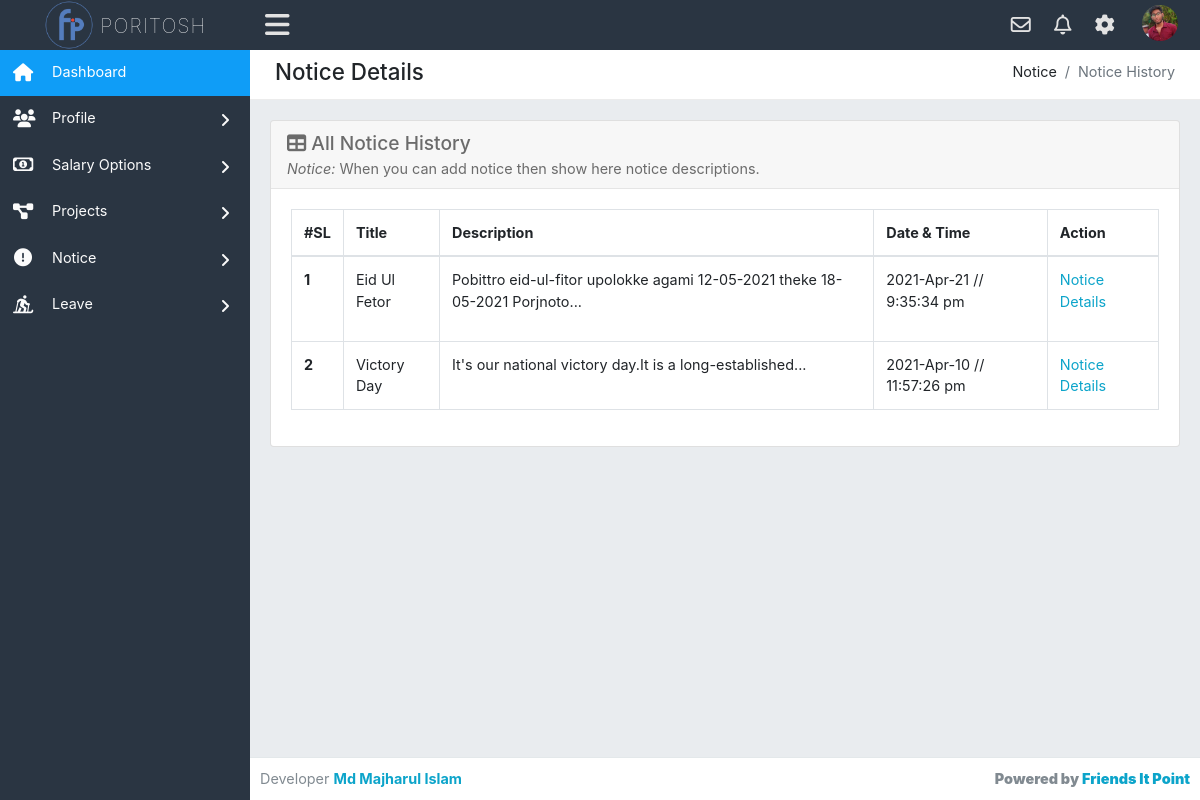
The app's page /noticeHistory.php (signed in) with its own data.
### tables this page shows
CREATE TABLE `employee_info` (
  `id` int(11) NOT NULL,
  `employee_id` int(50) NOT NULL,
  `emp_fullname` varchar(100) NOT NULL,
  `emp_mail` varchar(50) NOT NULL,
  `emp_phone` int(20) NOT NULL,
  `emp_designation` varchar(50) NOT NULL,
  `emp_salary` varchar(50) NOT NULL,
  `emp_address` varchar(100) NOT NULL,
  `emp_password` varchar(150) NOT NULL,
  `emp_bio` varchar(1000) NOT NULL,
  `profile_pic` varchar(50) NOT NULL,
  `register_timedate` timestamp NOT NULL DEFAULT current_timestamp(),
  `total_salary` varchar(100) NOT NULL
);

CREATE TABLE `notice` (
  `notice_id` int(11) NOT NULL,
  `notice_title` varchar(200) NOT NULL,
  `notice_desc` varchar(255) NOT NULL,
  `notice_datetime` varchar(50) NOT NULL
);

### noticeHistory.php (the view, shortened to what this page needs)
<?php require_once('header.php'); ?>
<div class="row">
    <div class="col-xl-12">
        <div class="breadcrumb-holder">
            <h1 class="main-title float-left">Notice Details</h1>
            <ol class="breadcrumb float-right">
                <li class="breadcrumb-item">Notice</li>
                <li class="breadcrumb-item active">Notice History</li>
            </ol>
            <div class="clearfix"></div>
        </div>
    </div>
</div>
<div class="row">
	<div class="col-xs-12 col-sm-12">
        <div class="card mb-3">
            <div class="card-header">
                <h3><i class="fas fa-table"></i> All Notice History</h3>
                <i>Notice: </i> When you can add notice then show here notice descriptions.
            </div>
            <div class="card-body">
                <table class="table table-responsive-xl table-bordered">
                    <thead>
                        <tr>
                            <th scope="col">#SL</th>
                            <th scope="col">Title</th>
                            <th scope="col">Description</th>
                            <th scope="col">Date & Time</th>
                            <th scope="col">Action</th>
                        </tr>
                    </thead>
                    <tbody>
                      <?php
                          $stm = $pdo->prepare('SELECT * FROM notice ORDER BY notice_datetime DESC');
                          $stm->execute();
                          $result = $stm->fetchAll(PDO::FETCH_ASSOC);
                          $sl = 1;
                          foreach($result as $row) :
                       ?>
                        <tr>
                            <th scope="row"><?php echo $sl;$sl++; ?></th>
                            <td><?php echo $row['notice_title']; ?></td>
                            <td>
                              <?php
                                  $notice_desc = explode(" ", $row['notice_desc']);
                                  $short = array_slice($notice_desc,0,8);
                                  $final_desc = implode(" ",$short);
                                  echo $final_desc."...";
                                ?>
                            </td>
                            <td><?php echo $row['notice_datetime']; ?></td>
                            <td>
                                <a data-fancybox data-src="#hidden-content<?php echo $row['notice_id'];?>" href="javascript:;<?php echo $row['notice_id'];?>">Notice Details</a>&nbsp;
                            </td>
                        </tr>
                      <?php endforeach; ?>
                    </tbody>
                </table>
            </div>
        </div>
    </div>
</div>
<?php require_once('footer.php'); ?>

### header.php (shortened to what this page needs)
<?php require_once('config.php'); ?>
<!DOCTYPE html>
<html lang="en">
<head>
    <link href="assets/css/bootstrap.min.css" rel="stylesheet" type="text/css" />
    <link href="assets/font-awesome/css/all.css" rel="stylesheet" type="text/css" />
    <link rel="stylesheet" href="fancybox-master/dist/jquery.fancybox.min.css">
    <link rel="stylesheet" href="livedatetime/clock.css">
    <link rel="stylesheet" href="livedatetime/calendar.css">
    <link href='https://netdna.bootstrapcdn.com/font-awesome/3.2.1/css/font-awesome.css' rel='stylesheet' type='text/css'>
    <link rel="stylesheet" type="text/css" href="assets/css/dataTables.bootstrap.min.css" />
    <link rel="stylesheet" type="text/css" href="assets/plugins/datatables/datatables.min.css" />
    <link href="assets/css/style.css" rel="stylesheet" type="text/css" />
</head>
<body class="adminbody">
    <div id="main">
        <div class="headerbar">
            <?php
                $stm = $pdo->prepare('SELECT * FROM employee_info WHERE id=?');
                $stm->execute(array($_SESSION['logged_emp']));
                $rslt = $stm->fetchAll(PDO::FETCH_ASSOC);
                foreach($rslt as $row) :
            ?>
            <div class="headerbar-left">
                <a href="index.php" class="logo">
                    <img alt="Logo" src="assets/images/logo.png" />
                    <span><?php echo $row['emp_fullname']; ?></span>
                </a>
            </div>
            <nav class="navbar-custom">
                <ul class="list-inline float-right mb-0">
                    <li class="list-inline-item dropdown notif">
                        <a class="nav-link dropdown-toggle arrow-none" data-toggle="dropdown" href="#" aria-haspopup="false" aria-expanded="false">
                            <i class="far fa-envelope"></i>
                        </a>
                    </li>
                    <li class="list-inline-item dropdown notif">
                        <a class="nav-link dropdown-toggle arrow-none" data-toggle="dropdown" href="#" aria-haspopup="false" aria-expanded="false">
                            <i class="far fa-bell"></i>
                        </a>
                    </li>
                    <li class="list-inline-item dropdown notif">
                        <a class="nav-link dropdown-toggle arrow-none" data-toggle="dropdown" href="#" aria-haspopup="false" aria-expanded="false">
                            <i class="fas fa-cog"></i>
                        </a>
                    </li>
                    <li class="list-inline-item dropdown notif">
                        <a class="nav-link dropdown-toggle nav-user" data-toggle="dropdown" href="#" aria-haspopup="false" aria-expanded="false">
                            <?php if($row['profile_pic'] != 'avatar') : ?>
                            <img src="uploads/<?php echo $row['profile_pic']; ?>" alt="Profile image" class="avatar-rounded">
                            <?php else : ?>
                            <img src="assets/images/avatars/admin.png" alt="Profile image" class="avatar-rounded">
                        </a>
                        <?php endif; endforeach; ?>
                    </li>
                </ul>
                <ul class="list-inline menu-left mb-0">
                    <li class="float-left">
                        <button class="button-menu-mobile open-left">
                            <i class="fas fa-bars"></i>
                        </button>
                    </li>
                </ul>
            </nav>
        </div>
        <div class="left main-sidebar">
            <div class="sidebar-inner leftscroll">
                <div id="sidebar-menu">
                    <ul>
                        <li class="submenu">
                            <a class="active" href="index.php">
                                <i class="fas fa-home"></i>
                                <span> Dashboard </span>
                            </a>
                        </li>
                        <li class="submenu">
                            <a id="tables" href="#">
                                <i class="fas fa-users"></i>
                                <span> Profile </span>
                                <span class="menu-arrow"></span>
                            </a>
                        </li>
                        <li class="submenu">
                            <a id="tables" href="#">
                                <i class="far fa-money-bill-alt"></i>
                                <span> Salary Options </span>
                                <span class="menu-arrow"></span>
                            </a>
                        </li>
                        <li class="submenu">
                            <a id="tables" href="#">
                                <i class="fas fa-project-diagram"></i>
                                <span> Projects </span>
                                <span class="menu-arrow"></span>
                            </a>
                        </li>
                        <li class="submenu">
                            <a id="tables" href="#">
                                <i class="fas fa-exclamation-circle"></i>
                                <span> Notice </span>
                                <span class="menu-arrow"></span>
                            </a>
                        </li>
                        <li class="submenu">
                            <a id="tables" href="#">
                                <i class="fas fa-skiing-nordic"></i>
                                <span> Leave </span>
                                <span class="menu-arrow"></span>
                            </a>
                        </li>
                    </ul>
                </div>
            </div>
        </div>
        <div class="content-page">
            <div class="content">
                <div class="container-fluid">

### livedatetime/clock.css (style rules this page uses)
* { margin: 0; padding: 0; box-sizing: border-box; }

### records on screen
employee_info: emp_fullname "PORITOSH", profile_pic (picture)
notice: notice_title "Eid Ul Fetor", notice_desc "Pobittro eid-ul-fitor upolokke agami 12-05-2021 theke 18-05-2021 Porjnoto", notice_datetime "2021-Apr-21 // 9:35:34 pm"
notice: notice_title "Victory Day", final_desc "It's our national victory day.It is a long-established", notice_datetime "2021-Apr-10 // 11:57:26 pm"
